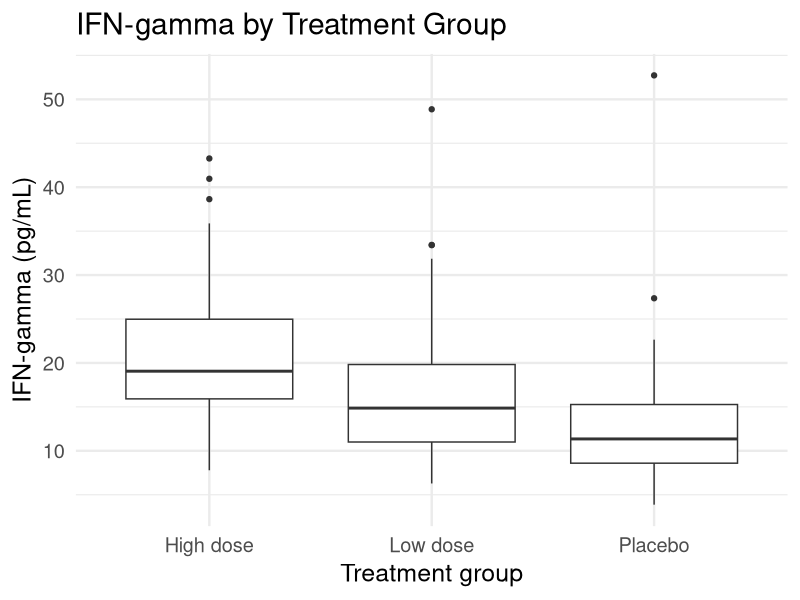
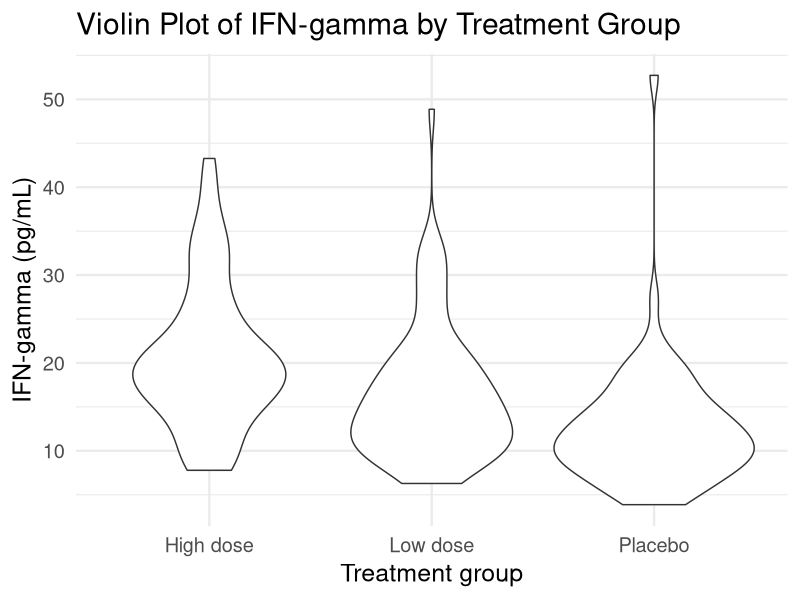
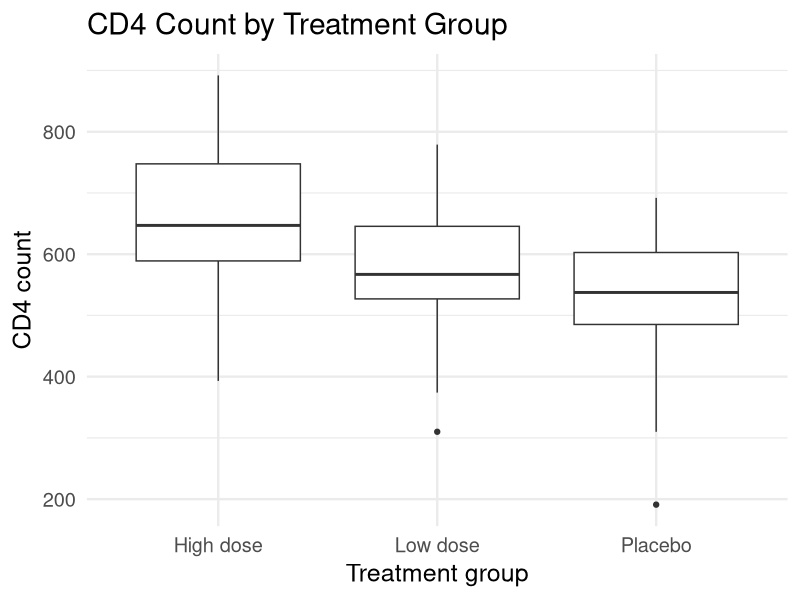
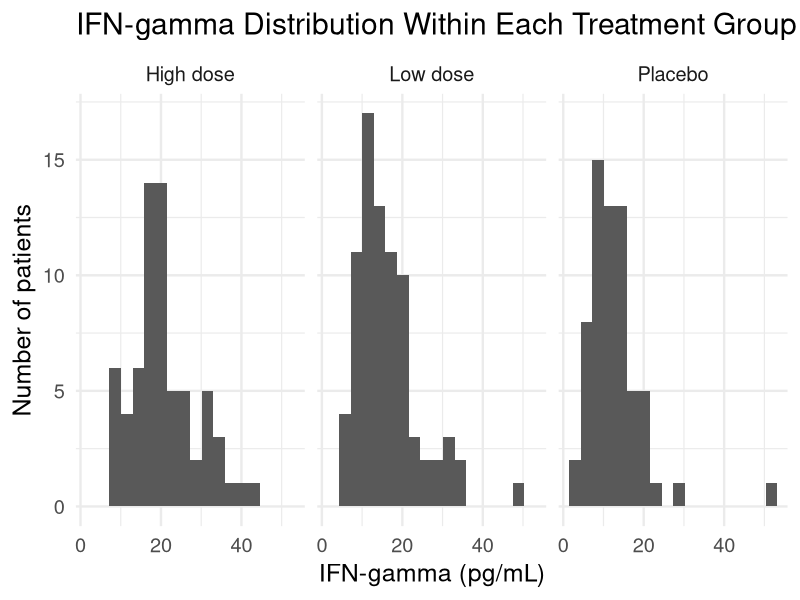
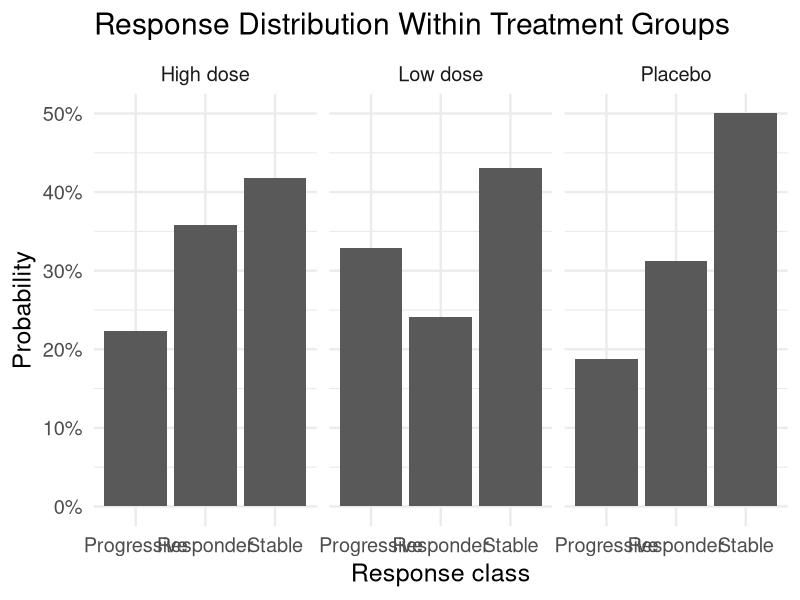

These figures' R source, in order:
## ---- chunk 1
library(tidyverse)
library(scales)
library(GGally)

theme_set(theme_minimal(base_size = 18))
set.seed(2026)
## ---- chunk 2
set.seed(305)

group_df <- tibble(
  patient_id = sprintf("G%03d", 1:210),
  treatment = sample(c("Placebo", "Low dose", "High dose"), 210, replace = TRUE),
  ifng = round(rlnorm(
    210,
    meanlog = c("Placebo" = log(11), "Low dose" = log(15), "High dose" = log(20))[treatment],
    sdlog = 0.42
  ), 2),
  cd4_count = round(rnorm(
    210,
    mean = c("Placebo" = 510, "Low dose" = 575, "High dose" = 645)[treatment],
    sd = 95
  )),
  response_class = sample(c("Responder", "Stable", "Progressive"), 210, replace = TRUE,
                          prob = c(0.35, 0.40, 0.25))
)

group_df |> slice_head(n = 8)
## ---- chunk 3
group_df |>
  group_by(treatment) |>
  summarise(
    n = n(),
    mean_ifng = mean(ifng),
    sd_ifng = sd(ifng)
  )
## ---- chunk 4
group_df |>
  group_by(treatment) |>
  summarise(
    median_ifng = median(ifng),
    iqr_ifng = IQR(ifng),
    median_cd4 = median(cd4_count),
    iqr_cd4 = IQR(cd4_count)
  )
## ---- chunk 5
ggplot(group_df, aes(x = treatment, y = ifng)) +
  geom_boxplot() +
  labs(
    title = "IFN-gamma by Treatment Group",
    x = "Treatment group",
    y = "IFN-gamma (pg/mL)"
  )
## ---- chunk 6
ggplot(group_df, aes(x = treatment, y = ifng)) +
  geom_violin() +
  labs(
    title = "Violin Plot of IFN-gamma by Treatment Group",
    x = "Treatment group",
    y = "IFN-gamma (pg/mL)"
  )
## ---- chunk 7
ggplot(group_df, aes(x = treatment, y = cd4_count)) +
  geom_boxplot() +
  labs(
    title = "CD4 Count by Treatment Group",
    x = "Treatment group",
    y = "CD4 count"
  )
## ---- chunk 8
ggplot(group_df, aes(x = ifng)) +
  geom_histogram(bins = 18) +
  facet_wrap(~ treatment, nrow = 1) +
  labs(
    title = "IFN-gamma Distribution Within Each Treatment Group",
    x = "IFN-gamma (pg/mL)",
    y = "Number of patients"
  )
## ---- chunk 9
group_df |>
  count(treatment, response_class) |>
  group_by(treatment) |>
  mutate(probability = n / sum(n))
## ---- chunk 10
ggplot(
  group_df |>
    count(treatment, response_class) |>
    group_by(treatment) |>
    mutate(probability = n / sum(n)),
  aes(x = response_class, y = probability)
) +
  geom_col() +
  facet_wrap(~ treatment, nrow = 1) +
  scale_y_continuous(labels = percent_format()) +
  labs(
    title = "Response Distribution Within Treatment Groups",
    x = "Response class",
    y = "Probability"
  )
